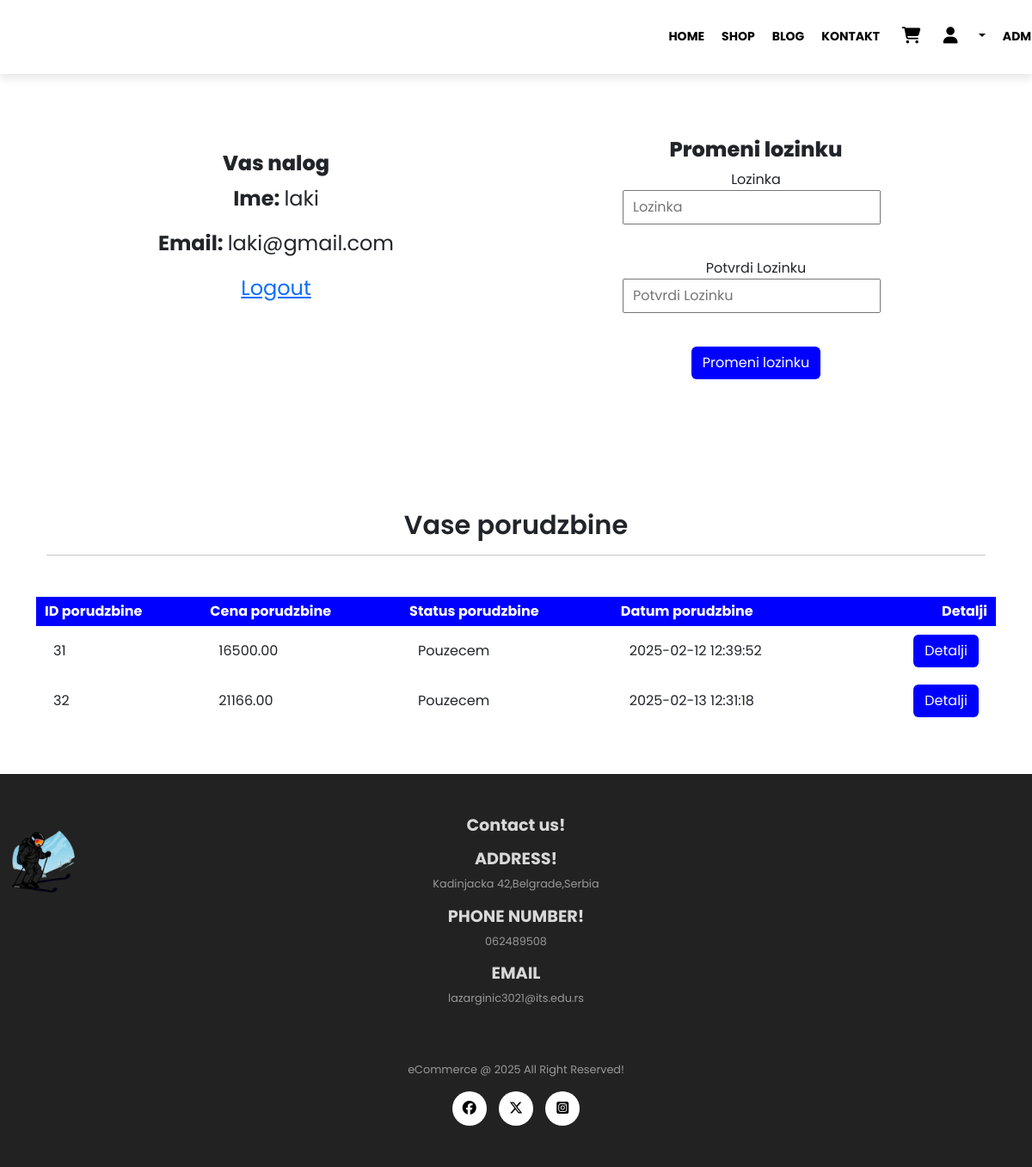
Screenshot of /account.php (signed in) with the database file from the repository.
### tables this page shows
CREATE TABLE `orders` (
  `order_id` int(11) NOT NULL,
  `order_cost` decimal(8,2) NOT NULL,
  `order_status` varchar(100) NOT NULL DEFAULT 'on_hold',
  `user_id` int(11) NOT NULL,
  `user_phone` int(11) NOT NULL,
  `user_city` varchar(255) NOT NULL,
  `user_address` varchar(255) NOT NULL,
  `order_date` datetime NOT NULL DEFAULT current_timestamp()
);

### account.php (the view, shortened to what this page needs)
<?php
include('server/connection.php');
if(isset($_SESSION['logged_in'])){
    $user_id=$_SESSION['user_id'];
    $stmt=$conn->prepare("SELECT * FROM orders WHERE user_id=?");
    $stmt->bind_param('i',$user_id);
    $stmt->execute();
    $proizvodi=$stmt->get_result();
}
?>
<!DOCTYPE html>
<html lang="en">
<head>
    <link rel="stylesheet" href="https://cdnjs.cloudflare.com/ajax/libs/font-awesome/6.7.1/css/all.min.css" />
    <link rel="stylesheet" href="assets/css/bootstrap.min.css"/>
    <link rel="stylesheet" href="assets/css/style.css"/>
</head>
<body>
<?php include 'navbar.php';?>
<section class="my-5 py-5">
    <div class="row container mx-auto">
        <div class="text-center mt-3 pt-5 col-lg-6 col-md-12 col-sm-12">
            <h3> <?=$Language["acnt"]?> </h3>
            <div class="nalog-info">
                <p><b><?=$Language["name"]?>: </b><span><?php echo $_SESSION["user_name"];?></span></p>
                <p><b>Email: </b><span><?php echo $_SESSION["user_email"];?></span></p>
                <p><a href="account.php?logout=1" id="logout-btn">Logout</a></p>
            </div>
        </div>
        <div class="text-center mt-3 pt-5 col-lg-6 col-md-12 col-sm-12">
            <form id="sifra-form" method="post" action="account.php">
                <h3><?=$Language["changepas"]?></h3>
                <div class="form-groupa">
                    <label><?=$Language["password"]?></label><br>
                    <input type="password" class="kontrola-forma" id="nalog-sifra" placeholder="Lozinka" name="password">
                </div>
                <br>
                <div class="form-groupa">
                    <label><?=$Language["password2"]?></label><br>
                    <input type="password" class="kontrola-forma" id="nalog-password-confirm" placeholder="Potvrdi Lozinku" name="password-confirm">
                </div>
                <br>
                <div class="form-groupa">
                    <input type="submit" value="<?=$Language["changepas"]?>" name="change_password" class="btn" id="btn-change">
                </div>
            </form>
        </div>
    </div>
</section>
<section class="proizvod container my-2 py-2">
        <div class="container mt-5">
            <h2 class="font-weight-bold text-center"><?=$Language["yOrder"]?></h2>
            <hr>
        </div>
        <table class="mt-5 pt-5">
            <tr>
            <th><?=$Language["iOrder"]?></th>
                <th><?=$Language["pOrder"]?></th>
                <th><?=$Language["sOrder"]?></th>
                <th><?=$Language["dOrder"]?></th>
                <th><?=$Language["details"]?></th>
            </tr>
            <?php while($row=$proizvodi->fetch_assoc()){  ?>
            <tr>
                <td>
                <span><?php echo $row['order_id'];?></span>
                </td>
                <td>
                    <span><?php echo $row['order_cost'];?></span>
                </td>
                <td>
                    <span><?php echo $row['order_status'];?></span>
                </td>
                <td>
                <span><?php echo $row['order_date'];?></span>
                </td>
                <td>
                    <form method="POST" action="order_details.php">
                        <input class="btn proizvod-detalji-btn" name="detalji-btn" type="submit" value="<?=$Language["details"]?>"/>
                   </form>
              </td>
            </tr>
            <?php } ?>
        </table>
      </section>
</body>
</html>

### assets/css/style.css (style rules this page uses)
* { margin:0; padding:0; }
body { font-family:'Poppins',sans-serif; }
p { font-size: 1.5rem; }
h2 { font-size:1.9rem; font-weight: 550; }
h3 { font-size:1.5rem; font-weight: 800; }
h5 { font-size:1rem; font-weight: 390; }
.proizvod { cursor: pointer; margin-bottom:2rem; }
.footer-jedan img { width: 100px; height: 100px; }
footer { background-color: #222222; }
footer h5 { color:#d8d8d8; font-weight: 700; font-size: 1.2rem; }
footer .copyright a { color:#000; width: 40px; background-color: #fff; display: inline-block; text-align: center; line-height: 40px; border-radius: 50%; transition: 0.3s ease; margin: 0 5px; }
footer p { color:#999; font-size: 0.8rem; }
footer img { width: 80%; justify-content: left; align-items: left; }
td:last-child { text-align: right; }
th:last-child { text-align: right; }
#login-forma input[type=text],input[type=password] { width:300px; height: 40px; padding-left: 10px; font-size: 16px; margin-right:10px; }
#register-forma input[type=text],input[type=password] { margin-bottom:15px; width:300px; height: 40px; padding-left: 10px; font-size: 16px; margin-right:10px; }
#sifra-form #btn-change { background-color: #0000FF; color: #fff; }
.proizvod table { width: 100%; border-collapse: collapse; }
.proizvod th { padding: 5px 10px; color:#fff; background-color: #0000FF; }
.proizvod .proizvod-detalji-btn { background-color: #0000FF; color: #fff; }
.proizvod td { padding:10px 20px; }

### rows the page displays
orders: order_id "31", order_cost "16500.00", order_status "Pouzecem", order_date "2025-02-12 12:39:52"
orders: order_id "32", order_cost "21166.00", order_status "Pouzecem", order_date "2025-02-13 12:31:18"

### other values shown
$Language["acnt"] "Vas nalog"
$Language["name"] "Ime"
$_SESSION["user_name"] "laki"
$_SESSION["user_email"] "laki@gmail.com"
$Language["changepas"] "Promeni lozinku"
$Language["password"] "Lozinka"
$Language["password2"] "Potvrdi Lozinku"
$Language["yOrder"] "Vase porudzbine"
$Language["iOrder"] "ID porudzbine"
$Language["pOrder"] "Cena porudzbine"
$Language["sOrder"] "Status porudzbine"
$Language["dOrder"] "Datum porudzbine"
$Language["details"] "Detalji"
